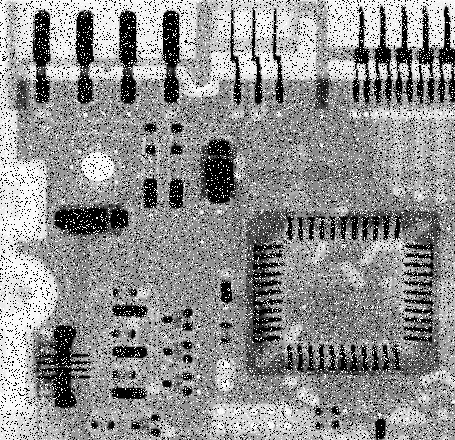
#> input picture Semana-11/python/imagens/Fig0335(a)(ckt_board_saltpep_prob_pt05).png, 455 x 440 px
$ jupyter execute q8.ipynb
#> lines starting #> are read from the running program, lines starting #| are printed output that depends on the picture
[cell 1]
import matplotlib.pyplot as plt
import numpy as np
import cv2

[cell 2]
img = cv2.imread("./imagens/Fig0335(a)(ckt_board_saltpep_prob_pt05).png", cv2.IMREAD_GRAYSCALE)
#> img is the input picture: shape (440, 455); min 0, max 255, mean 144.1
img = img.astype(np.uint8)

img.shape


plt.imshow(img ,'gray')
plt.axis("off")

plt.show()

8. (10 pontos) Compare os efeitos de um  filtro de média 3 × 3 e de um  filtro de mediana 3 × 3 na imagem  Fig0335(a)(ckt_board_saltpep_prob_pt05) .

[cell 3]
media3x3 = cv2.blur(img, (15,15)).astype(np.uint8)
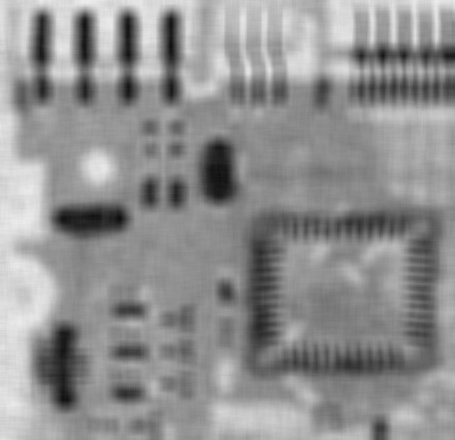
#> media3x3: shape (440, 455); min 15, max 238, mean 144
mediana3x3 = cv2.medianBlur(img, 3).astype(np.uint8)
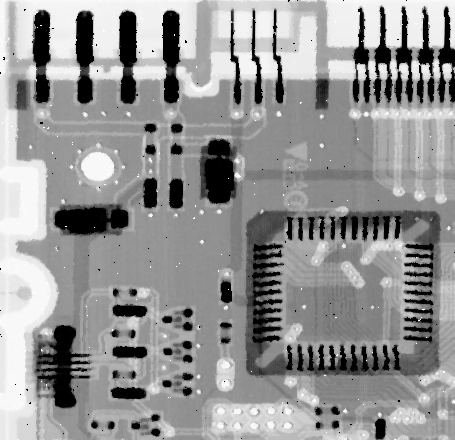
#> mediana3x3: shape (440, 455); min 0, max 255, mean 148.2

[cell 4]
plt.subplot(1,2,1)
plt.imshow(media3x3 ,'gray')
plt.axis("off")
plt.subplot(1,2,2)
plt.imshow(mediana3x3 ,'gray')
plt.axis("off")

plt.show()
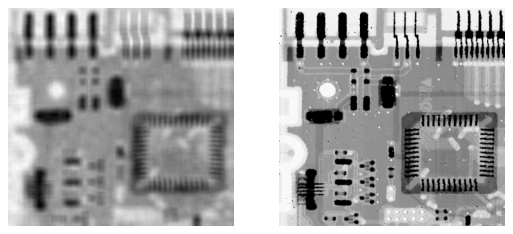
#> figure drawn by matplotlib, 2 panels
